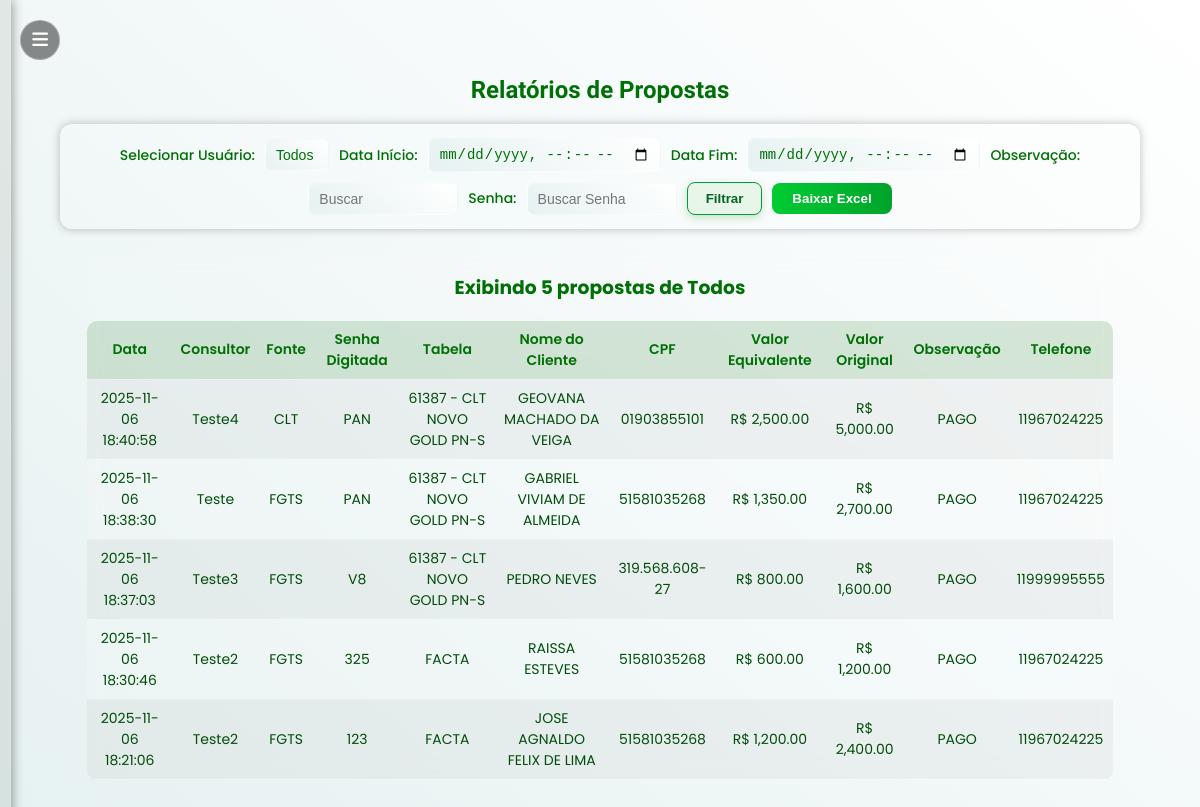
The page /relatorios (signed in) on the database as committed earlier.
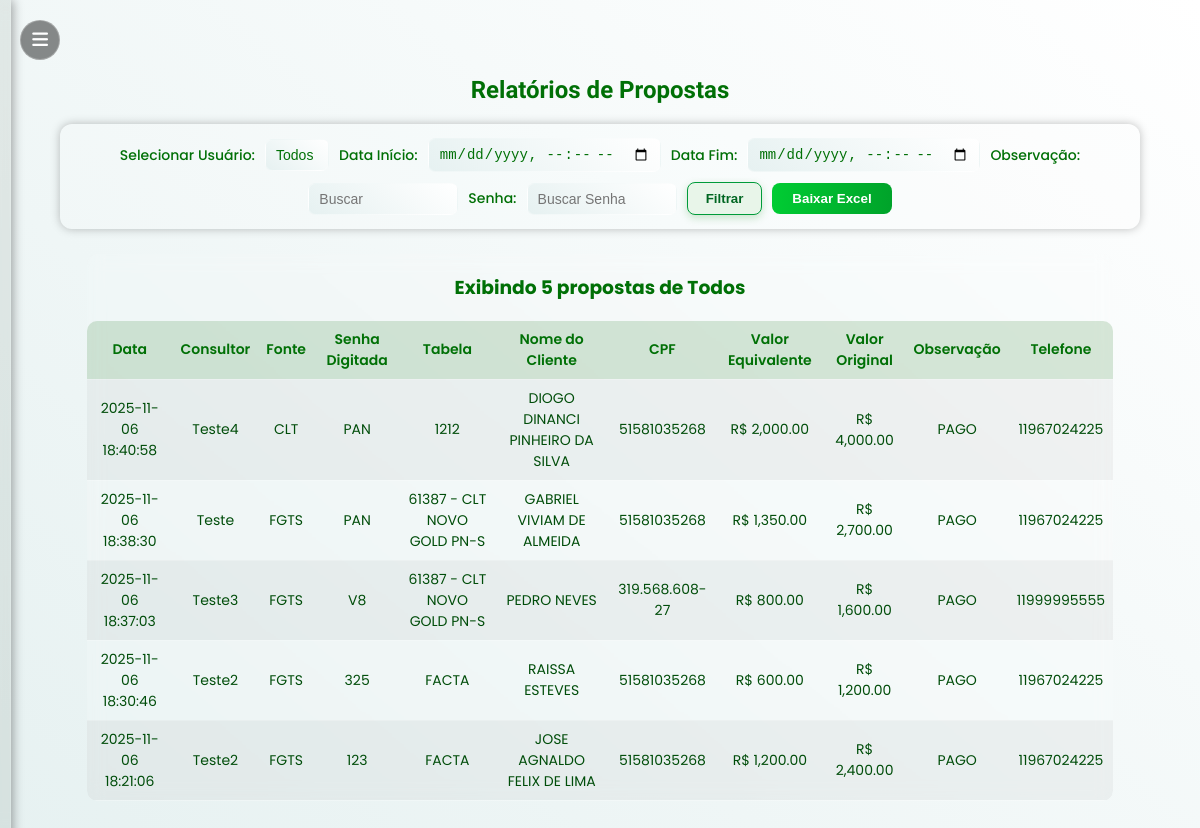
The same page on the database as committed later.
### tables this page shows
CREATE TABLE propostas (
            id INTEGER PRIMARY KEY AUTOINCREMENT,
            data TEXT DEFAULT (datetime('now','localtime')),
            consultor TEXT,
            fonte TEXT,
            senha_digitada TEXT,
            tabela TEXT,
            nome_cliente TEXT,
            cpf TEXT,
            valor_equivalente REAL,
            valor_original REAL,
            observacao TEXT,
            telefone TEXT
        );

### app.py (the view, shortened to what this page needs)
@app.route("/relatorios", methods=["GET", "POST"])
def relatorios():
    if "user" not in session or session["role"] != "admin":
        return redirect(url_for("login"))
    conn = get_conn()
    cur = conn.cursor()
    cur.execute("""
        SELECT DISTINCT consultor
        FROM propostas
        WHERE consultor IS NOT NULL
        AND consultor NOT IN (SELECT nome FROM users WHERE role = 'admin')
        ORDER BY consultor;
    """)
    usuarios = [u[0] for u in cur.fetchall()]
    user = request.form.get("usuario")
    data_ini = request.form.get("data_ini")
    data_fim = request.form.get("data_fim")
    observacao = request.form.get("observacao", "").strip()
    senha_digitada = request.form.get("senha_digitada", "").strip()
    acao = request.form.get("acao")
    def normalizar_data(data_str):
        if not data_str:
            return None
        try:
            return datetime.strptime(data_str, "%Y-%m-%dT%H:%M").strftime("%Y-%m-%d %H:%M:%S")
        except ValueError:
            return data_str
    data_ini = normalizar_data(data_ini)
    data_fim = normalizar_data(data_fim)
    ph = "?" if isinstance(conn, sqlite3.Connection) else "%s"
    query_base = f"""
        SELECT data, consultor, fonte, senha_digitada, tabela, nome_cliente, cpf,
               valor_equivalente, valor_original, observacao, telefone
        FROM propostas
    """
    condicoes, params = [], []
    condicoes.append("consultor NOT IN (SELECT nome FROM users WHERE role = 'admin')")
    if user and user.strip():
        condicoes.append(f"consultor = {ph}")
        params.append(user)
    if data_ini and data_fim:
        condicoes.append(f"data BETWEEN {ph} AND {ph}")
        params += [data_ini, data_fim]
    if observacao:
        condicoes.append(f"observacao LIKE {ph}")
        params.append(f"%{observacao}%")
    if senha_digitada:
        condicoes.append(f"senha_digitada LIKE {ph}")
        params.append(f"%{senha_digitada}%")
    if condicoes:
        query_base += " WHERE " + " AND ".join(condicoes)
    order_clause = "ORDER BY datetime(data) DESC" if isinstance(conn, sqlite3.Connection) else "ORDER BY data DESC"
    query_base += f" {order_clause}"
    cur.execute(query_base.replace("?", "%s") if not isinstance(conn, sqlite3.Connection) else query_base, tuple(params))
    dados = cur.fetchall()
    conn.close()
    return render_template("relatorios.html", usuarios=usuarios, dados=dados, user=user,
                           data_ini=data_ini, data_fim=data_fim,
                           observacao=observacao, senha_digitada=senha_digitada)

### app.py (called while the page is built)
def get_conn():
    if DATABASE_URL and psycopg2:
        return psycopg2.connect(DATABASE_URL, sslmode="require")
    else:
        return sqlite3.connect(LOCAL_DB, check_same_thread=False)

### templates/relatorios.html (shortened to what this page needs)
{% extends "base.html" %}
{% block content %}
<h1 class="titulo-tomorrow">Relatórios de Propostas</h1>
<div class="relatorios-container">
  <form method="POST" class="form-relatorios">
    <label>Selecionar Usuário:</label>
    <select name="usuario">
      <option value="" {% if not user %}selected{% endif %}>Todos</option>
    </select>
    <label>Data Início:</label>
    <input type="datetime-local" name="data_ini" value="{{ data_ini or '' }}">
    <label>Data Fim:</label>
    <input type="datetime-local" name="data_fim" value="{{ data_fim or '' }}">
    <label>Observação:</label>
    <input type="text" name="observacao" placeholder="Buscar" value="{{ observacao or '' }}" class="input-pequeno">
    <label>Senha:</label>
    <input type="text" name="senha_digitada" placeholder="Buscar Senha" value="{{ senha_digitada or '' }}"
      class="input-pequeno">
    <button type="submit" name="acao" value="filtrar" class="btn-filtrar">Filtrar</button>
    <button type="submit" name="acao" value="baixar" class="btn-baixar">Baixar Excel</button>
  </form>
</div>
{% if dados %}
<div class="tabela-relatorio">
  <h3>Exibindo {{ dados|length }} propostas de {{ user or 'Todos' }}</h3>
  <table>
    <thead>
      <tr>
        <th>Data</th>
        <th>Consultor</th>
        <th>Fonte</th>
        <th>Senha Digitada</th>
        <th>Tabela</th>
        <th>Nome do Cliente</th>
        <th>CPF</th>
        <th>Valor Equivalente</th>
        <th>Valor Original</th>
        <th>Observação</th>
        <th>Telefone</th>
      </tr>
    </thead>
    <tbody>
      {% for d in dados %}
      <tr>
        <td>{{ d[0] }}</td>
        <td>{{ d[1] }}</td>
        <td>{{ d[2] }}</td>
        <td>{{ d[3] }}</td>
        <td>{{ d[4] }}</td>
        <td>{{ d[5] }}</td>
        <td>{{ d[6] }}</td>
        <td>R$ {{ "{:,.2f}".format(d[7] or 0) }}</td>
        <td>R$ {{ "{:,.2f}".format(d[8] or 0) }}</td>
        <td>{{ d[9] }}</td>
        <td>{{ d[10] }}</td>
      </tr>
      {% endfor %}
    </tbody>
  </table>
</div>
{% elif not erro %}
<div class="msg-vazia">
  <p>Aguarde... Carregando as últimas 30 propostas.</p>
</div>
{% endif %}
{% endblock %}

### templates/base.html (shortened to what this page needs)
<!DOCTYPE html>
<html lang="pt-BR">
<head>
    <link rel="stylesheet" href="{{ url_for('static', filename='style.css') }}">
    <link rel="stylesheet" href="https://cdnjs.cloudflare.com/ajax/libs/font-awesome/6.5.0/css/all.min.css">
</head>
<body class="pagina">
    <button class="menu-toggle" id="menuToggle">
        <i class="fa-solid fa-bars"></i>
    </button>
    <div class="sidebar" id="sidebar">
    </div>
    <div class="content">
        {% block content %}{% endblock %}
    </div>
</body>
</html>

### static/style.css (style rules this page uses)
:root { --gradiente-inicio: #e6f1f1; --gradiente-fim: #ffffff; --cor-texto: #007006; --bg-container: rgba(255, 255, 255, 0.12); --bg-input: rgba(255, 255, 255, 0.15); }
body:not(.dark-mode) .btn-filtro, body:not(.dark-mode) .btn-filtrar { background: #e8f5e9 !important; color: #006622 !important; border: 1px solid #009b3a !important; }
body.pagina { background: linear-gradient(40deg, var(--gradiente-inicio), var(--gradiente-fim)); font-family: 'Poppins', sans-serif; color: var(--cor-texto); min-height: 100vh; margin: 0; transition: 0.4s ease; font-family: 'Poppins', sans-serif !important; overflow-y: auto; font-family: 'Poppins', sans-serif !important; }
.sidebar { width: 230px; height: 100vh; position: fixed; left: 0; top: 0; background: rgba(0, 40, 12, 0.068); backdrop-filter: blur(15px); -webkit-backdrop-filter: blur(15px); display: flex; flex-direction: column; justify-content: space-between; padding: 25px 20px; border-right: 1px solid rgba(255, 255, 255, 0.13); box-shadow: 2px 0 10px rgba(0, 0, 0, 0.35); transform: translateX(-260px); transition: transform 0.35s ease; z-index: 998; padding-bottom: 20px; }
.menu-toggle { position: fixed; top: 20px; left: 20px; z-index: 2001; width: 40px; height: 40px; border-radius: 25px; background: rgba(0, 0, 0, 0.45); border: 1px solid rgba(255, 255, 255, 0.25); display: flex; align-items: center; justify-content: center; cursor: pointer; font-size: 18px; color: white; transition: 0.3s ease; }
.content { margin-left: 0; transition: margin-left 0.4s; padding: 60px; text-align: center; }
.titulo-tomorrow { font-family: 'Tomorrow', sans-serif; font-size: 32px; margin-bottom: 20px; }
.btn-filtrar { background: linear-gradient(40deg, var(--gradiente-inicio), var(--gradiente-fim)); color: var(--cor-texto); border: 1px solid rgba(255, 255, 255, 0.25); padding: 8px 16px; border-radius: 10px; cursor: pointer; font-weight: 600; transition: 0.3s ease; backdrop-filter: blur(6px); }
.btn-filtrar, .btn-editar { background: linear-gradient(90deg, #009b2d, #00c447); border: none; border-radius: 8px; color: var(--cor-texto); font-weight: 600; cursor: pointer; padding: 6px 14px; box-shadow: 0 3px 8px rgba(0, 128, 0, 0.2); transition: background 0.2s, transform 0.15s ease; }
.form-relatorios { display: flex; justify-content: center; align-items: center; gap: 10px; flex-wrap: wrap; margin-bottom: 20px; }
.btn-baixar { background: #00ac00; color: white; border: none; padding: 8px 15px; border-radius: 6px; cursor: pointer; }
.tabela-relatorio { width: 95%; margin: auto; background: rgba(255, 255, 255, 0.1); border-radius: 10px; backdrop-filter: blur(8px); max-height: 710px; overflow-y: auto; overflow-x: auto; scrollbar-width: thin; scrollbar-color: rgba(255, 255, 255, 0.3) transparent; }
.tabela-relatorio table { width: 100%; border-collapse: collapse; background: rgba(63, 63, 63, 0.1); color: var(--cor-texto); text-align: center; border-radius: 10px; overflow: hidden; font-size: 14px; }
.tabela-relatorio th, .tabela-relatorio td { padding: 8px 6px; border-bottom: 1px solid rgba(48, 48, 48, 0.2); color: var(--cor-texto); }
.form-relatorios { display: flex; justify-content: center; align-items: center; flex-wrap: wrap; gap: 12px; margin: 25px auto 35px; padding: 14px 20px; background: rgba(255, 255, 255, 0.08); border-radius: 12px; box-shadow: 0 0 10px rgba(0, 0, 0, 0.25); width: fit-content; position: relative; left: 50%; transform: translateX(-50%); }
.form-relatorios label { font-weight: 500; color: #fff; font-size: 14px; }
.form-relatorios select, .form-relatorios input[type="datetime-local"] { padding: 7px 10px; border-radius: 8px; border: 1px solid rgba(255, 255, 255, 0.25); background: rgba(255, 255, 255, 0.12); color: #fff; font-size: 14px; outline: none; transition: all 0.3s ease; }
.btn-filtrar { background: #ffffff; color: #007a33; font-weight: 600; border: none; border-radius: 8px; padding: 8px 18px; cursor: pointer; transition: all 0.25s ease; }
.btn-baixar { background: #00cc33; color: #fff; font-weight: 600; border: none; border-radius: 8px; padding: 8px 20px; cursor: pointer; transition: all 0.25s ease; }
h1.titulo-tomorrow { font-size: 24px; }
.btn-filtro, .btn-filtrar { padding: 8px 14px; border-radius: 8px; border: 1px solid #00a65a; background: white; color: #007b3a; cursor: pointer; transition: 0.2s; }

Rows that differ between the two databases and show on the page:
changed propostas "Teste4": tabela "61387 - CLT NOVO GOLD PN-S" → "1212"; nome_cliente "GEOVANA MACHADO DA VEIGA" → "DIOGO DINANCI PINHEIRO DA SILVA"; cpf "01903855101" → "51581035268"; valor_equivalente "2,500.00" → "2,000.00"; valor_original "5,000.00" → "4,000.00"
